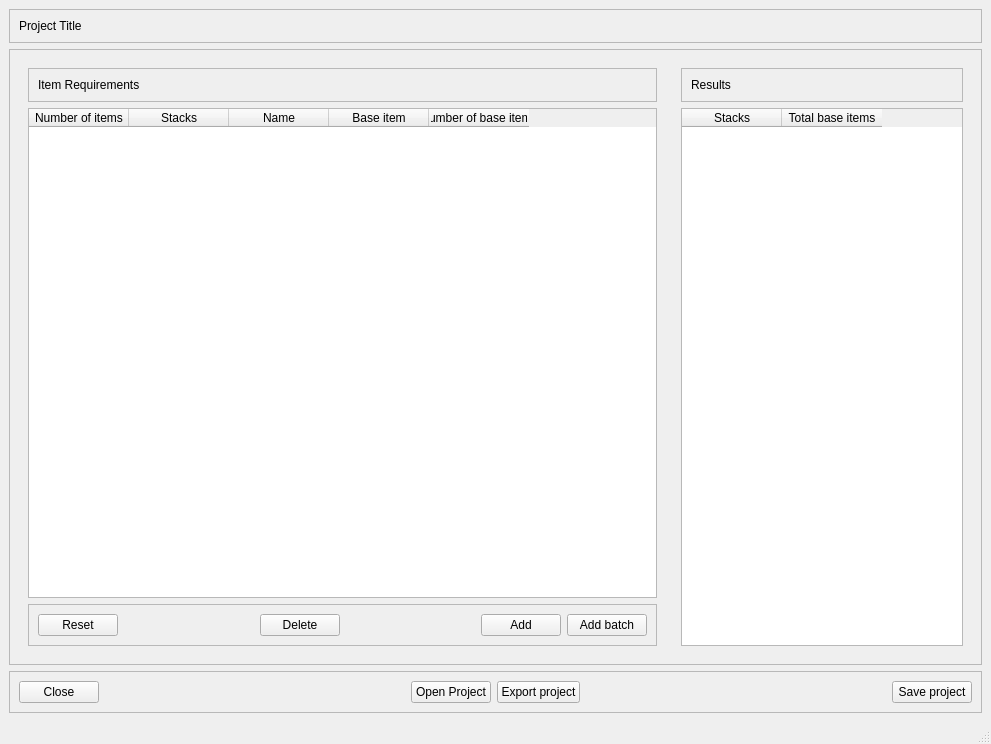
<?xml version="1.0" encoding="UTF-8"?>
<ui version="4.0">
 <class>MainWindow</class>
 <widget class="QMainWindow" name="MainWindow">
  <property name="geometry">
   <rect>
    <x>0</x>
    <y>0</y>
    <width>991</width>
    <height>744</height>
   </rect>
  </property>
  <property name="windowTitle">
   <string>MainWindow</string>
  </property>
  <widget class="QWidget" name="centralwidget">
   <layout class="QGridLayout" name="gridLayout_2">
    <item row="0" column="0">
     <widget class="QFrame" name="frame_8">
      <property name="maximumSize">
       <size>
        <width>16777215</width>
        <height>75</height>
       </size>
      </property>
      <property name="frameShape">
       <enum>QFrame::Shape::StyledPanel</enum>
      </property>
      <property name="frameShadow">
       <enum>QFrame::Shadow::Raised</enum>
      </property>
      <layout class="QGridLayout" name="gridLayout">
       <item row="0" column="0">
        <widget class="QLabel" name="label_project_title">
         <property name="maximumSize">
          <size>
           <width>16777215</width>
           <height>180</height>
          </size>
         </property>
         <property name="text">
          <string>Project Title</string>
         </property>
        </widget>
       </item>
      </layout>
     </widget>
    </item>
    <item row="1" column="0">
     <widget class="QFrame" name="frame_10">
      <property name="frameShape">
       <enum>QFrame::Shape::StyledPanel</enum>
      </property>
      <property name="frameShadow">
       <enum>QFrame::Shadow::Raised</enum>
      </property>
      <layout class="QGridLayout" name="gridLayout_4">
       <item row="0" column="0">
        <widget class="QFrame" name="frame">
         <property name="frameShape">
          <enum>QFrame::Shape::NoFrame</enum>
         </property>
         <property name="frameShadow">
          <enum>QFrame::Shadow::Raised</enum>
         </property>
         <layout class="QGridLayout" name="gridLayout_8">
          <item row="0" column="0">
           <widget class="QFrame" name="frame_3">
            <property name="frameShape">
             <enum>QFrame::Shape::StyledPanel</enum>
            </property>
            <property name="frameShadow">
             <enum>QFrame::Shadow::Raised</enum>
            </property>
            <layout class="QGridLayout" name="gridLayout_5">
             <item row="0" column="0">
              <widget class="QLabel" name="label_2">
               <property name="text">
                <string>Item Requirements</string>
               </property>
              </widget>
             </item>
            </layout>
           </widget>
          </item>
          <item row="1" column="0">
           <widget class="QTableWidget" name="tableWidget_calculator">
            <column>
             <property name="text">
              <string>Number of items</string>
             </property>
            </column>
            <column>
             <property name="text">
              <string>Stacks</string>
             </property>
            </column>
            <column>
             <property name="text">
              <string>Name</string>
             </property>
            </column>
            <column>
             <property name="text">
              <string>Base item</string>
             </property>
            </column>
            <column>
             <property name="text">
              <string>Number of base items</string>
             </property>
            </column>
           </widget>
          </item>
          <item row="2" column="0">
           <widget class="QFrame" name="frame_2">
            <property name="frameShape">
             <enum>QFrame::Shape::StyledPanel</enum>
            </property>
            <property name="frameShadow">
             <enum>QFrame::Shadow::Raised</enum>
            </property>
            <layout class="QGridLayout" name="gridLayout_6">
             <item row="0" column="2">
              <widget class="QPushButton" name="pushButton_delete">
               <property name="text">
                <string>Delete</string>
               </property>
              </widget>
             </item>
             <item row="0" column="3">
              <spacer name="horizontalSpacer_4">
               <property name="orientation">
                <enum>Qt::Orientation::Horizontal</enum>
               </property>
               <property name="sizeHint" stdset="0">
                <size>
                 <width>40</width>
                 <height>20</height>
                </size>
               </property>
              </spacer>
             </item>
             <item row="0" column="0">
              <widget class="QPushButton" name="pushButton_reset">
               <property name="text">
                <string>Reset</string>
               </property>
              </widget>
             </item>
             <item row="0" column="4">
              <widget class="QPushButton" name="pushButton_add">
               <property name="text">
                <string>Add</string>
               </property>
              </widget>
             </item>
             <item row="0" column="1">
              <spacer name="horizontalSpacer_3">
               <property name="orientation">
                <enum>Qt::Orientation::Horizontal</enum>
               </property>
               <property name="sizeHint" stdset="0">
                <size>
                 <width>40</width>
                 <height>20</height>
                </size>
               </property>
              </spacer>
             </item>
             <item row="0" column="5">
              <widget class="QPushButton" name="pushButton_add_batch">
               <property name="text">
                <string>Add batch</string>
               </property>
              </widget>
             </item>
            </layout>
           </widget>
          </item>
         </layout>
        </widget>
       </item>
       <item row="0" column="1">
        <widget class="QFrame" name="frame_4">
         <property name="maximumSize">
          <size>
           <width>300</width>
           <height>16777215</height>
          </size>
         </property>
         <property name="frameShape">
          <enum>QFrame::Shape::NoFrame</enum>
         </property>
         <property name="frameShadow">
          <enum>QFrame::Shadow::Raised</enum>
         </property>
         <layout class="QGridLayout" name="gridLayout_7">
          <item row="0" column="0">
           <widget class="QFrame" name="frame_7">
            <property name="maximumSize">
             <size>
              <width>16777215</width>
              <height>75</height>
             </size>
            </property>
            <property name="frameShape">
             <enum>QFrame::Shape::StyledPanel</enum>
            </property>
            <property name="frameShadow">
             <enum>QFrame::Shadow::Raised</enum>
            </property>
            <layout class="QGridLayout" name="gridLayout_9">
             <item row="0" column="0">
              <widget class="QLabel" name="label_4">
               <property name="text">
                <string>Results</string>
               </property>
              </widget>
             </item>
            </layout>
           </widget>
          </item>
          <item row="1" column="0">
           <widget class="QTableWidget" name="tableWidget_results">
            <property name="maximumSize">
             <size>
              <width>16777215</width>
              <height>16777215</height>
             </size>
            </property>
            <column>
             <property name="text">
              <string>Stacks</string>
             </property>
            </column>
            <column>
             <property name="text">
              <string>Total base items</string>
             </property>
            </column>
           </widget>
          </item>
         </layout>
        </widget>
       </item>
      </layout>
     </widget>
    </item>
    <item row="2" column="0">
     <widget class="QFrame" name="frame_9">
      <property name="maximumSize">
       <size>
        <width>16777215</width>
        <height>75</height>
       </size>
      </property>
      <property name="frameShape">
       <enum>QFrame::Shape::StyledPanel</enum>
      </property>
      <property name="frameShadow">
       <enum>QFrame::Shadow::Raised</enum>
      </property>
      <layout class="QGridLayout" name="gridLayout_3">
       <item row="0" column="2">
        <widget class="QPushButton" name="pushButton_open_project">
         <property name="text">
          <string>Open Project</string>
         </property>
        </widget>
       </item>
       <item row="0" column="4">
        <spacer name="horizontalSpacer_2">
         <property name="orientation">
          <enum>Qt::Orientation::Horizontal</enum>
         </property>
         <property name="sizeHint" stdset="0">
          <size>
           <width>40</width>
           <height>20</height>
          </size>
         </property>
        </spacer>
       </item>
       <item row="0" column="1">
        <spacer name="horizontalSpacer_5">
         <property name="orientation">
          <enum>Qt::Orientation::Horizontal</enum>
         </property>
         <property name="sizeHint" stdset="0">
          <size>
           <width>40</width>
           <height>20</height>
          </size>
         </property>
        </spacer>
       </item>
       <item row="0" column="0">
        <widget class="QPushButton" name="pushButton_close">
         <property name="text">
          <string>Close</string>
         </property>
        </widget>
       </item>
       <item row="0" column="3">
        <widget class="QPushButton" name="pushButton_export_project">
         <property name="text">
          <string>Export project</string>
         </property>
        </widget>
       </item>
       <item row="0" column="5">
        <widget class="QPushButton" name="pushButton_save_project">
         <property name="text">
          <string>Save project</string>
         </property>
        </widget>
       </item>
      </layout>
     </widget>
    </item>
   </layout>
  </widget>
  <widget class="QMenuBar" name="menubar">
   <property name="geometry">
    <rect>
     <x>0</x>
     <y>0</y>
     <width>991</width>
     <height>33</height>
    </rect>
   </property>
  </widget>
  <widget class="QStatusBar" name="statusbar"/>
 </widget>
 <resources/>
 <connections/>
</ui>
